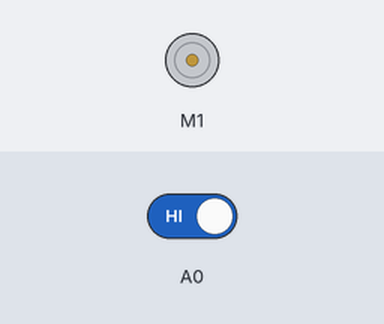
The sketch below on a simulated Arduino Uno, built with avr-gcc and run on an emulated ATmega328P. Shown: DC motor (green arrow = forward, orange = backward, longer = faster). The test bench sets the inputs (shaded band); at power-on: A0 HIGH. What the sketch prints to the serial monitor is not drawn.

Above: at 2.8 s.
2.9 s: A0 driven LOW
At 4.2 s:
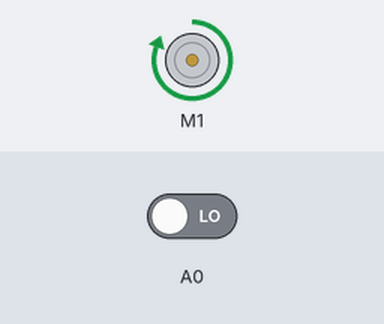
4.5 s: A0 driven HIGH
At 5.8 s:
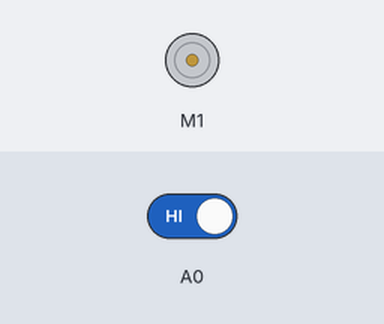
Timing chart, 0 to 7.5 s (numbered marks = the images above; inputs shaded):
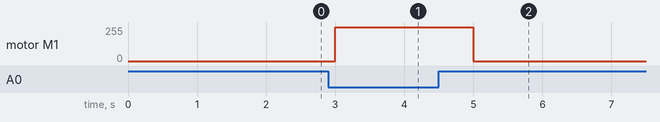

Measured:
- after the input at 2.9 s, motor M1: stopped → forward 255/255 after 0.10 s
- after the input at 4.5 s, motor M1: forward 255/255 → stopped after 0.50 s

The sketch:

MotorIRTest.ino
```cpp
// (licence header left out)
// Adapted by B. Frank, 2021/09/23 for Mod 1
// This sketch will check the IR sensor connected to A0 once per second; if it detects
// an object in front of the sensor it will drive the motor for one second. Otherwise it will
// turn the motor off for one second.

#include <AFMotor.h>

AF_DCMotor DCmotor(1, MOTOR12_1KHZ); // DC motor connected to M1 on motor control board
bool IRstate = false;

void setup() {


  Serial.begin (115200);    // set up Serial library at 115200 bps
  Serial.println("Motor test!");

  // Set motor direction

  DCmotor.run(RELEASE);

}

void loop() {
  uint8_t i;
  IRstate = digitalRead(A0);
  if (IRstate == false) { // If an object is in front of the sensor then turn the motor on for 1 sec
      DCmotor.run(FORWARD);
      DCmotor.setSpeed(255);
      delay(1000);
  }
  else { // turn the motor off if there is no object in front of the sensor
    DCmotor.run(RELEASE);
    delay(1000);
  }


}
```
